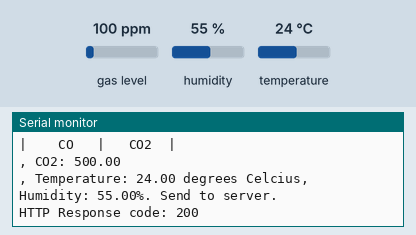
The sketch below on a simulated ESP8266 (NodeMCU). On the bench: the last lines printed to the serial monitor. Inputs (shaded band) come from the test bench; at power-on: gas level 100 ppm, humidity 55 %, temperature 24 °C. WiFi joins after 1.5 s; servers stay silent unless stated; uploads are accepted with an empty reply.

Above: at 2.7 s.
2.8 s: gas level set to 20 ppm
At 2.89 s:
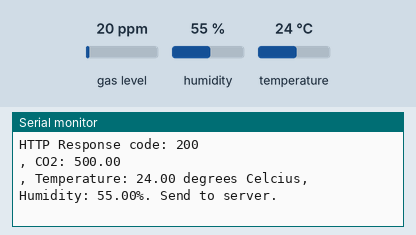
4.5 s: humidity set to 22 %
At 6.0 s:
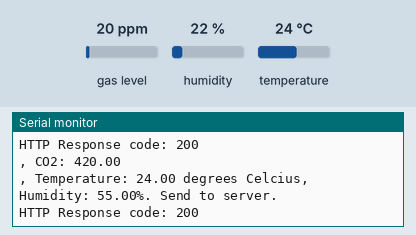
6.2 s: temperature set to 12 °C
At 7.3 s:
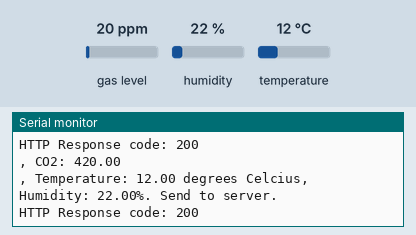
7.9 s: gas level set to 250 ppm
At 9.4 s:
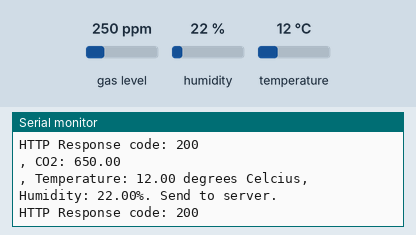
9.6 s: humidity set to 40 %
At 11.9 s:
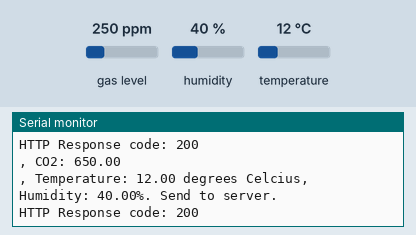
Timing chart, 0 to 12.3 s (numbered marks = the images above; inputs shaded):
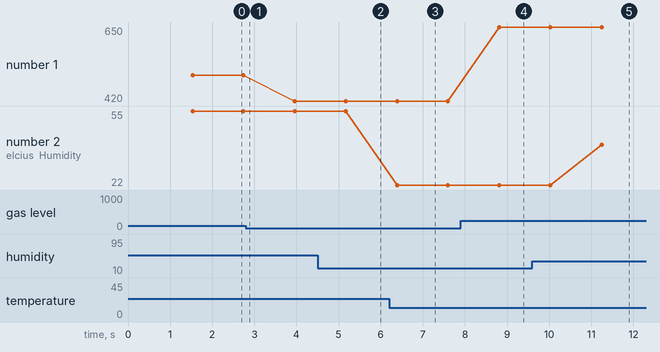

Measured:
- after the input at 6.2 s, the serial monitor: prints a new line after 0.19 s (image 3)
- after the input at 7.9 s, the serial monitor: prints a new line after 0.92 s (image 4)
- after the input at 9.6 s, the serial monitor: prints a new line after 1.6 s (image 5)
- plotted number 1: 500 → 420 after the input at 2.8 s, 420 → 650 after the input at 7.9 s
- plotted number 2: 22 → 40 after the input at 9.6 s

The sketch:

SensorMQ135_DHT11.ino
```cpp
#include <ESP8266WiFi.h>
#include <ESP8266HTTPClient.h>
#include <WiFiClient.h>
#include <MQUnifiedsensor.h>
#include <DHT.h>

const char* ssid = "***"; // Nombre de la red Wifi
const char* password = "***"; // Contraseña de la red Wifi
const char* serverName = "***"; // URL del servidor

unsigned long lastTime = 0;
unsigned long timerDelay = 1000;

#define PLACA "NodeMCU Esp8266"
#define ADC_BIT_RESOLUTION 10
#define VOLTAGE_RESOLUTION 5
#define PIN A0
#define TYPE "MQ-135"
#define RATIO_MQ135_CLEAN_AIR 3.6

#define DHT_PIN 2
#define DHT_TYPE DHT11

DHT dht(DHT_PIN, DHT_TYPE);
MQUnifiedsensor MQ135(PLACA, VOLTAGE_RESOLUTION, ADC_BIT_RESOLUTION, PIN, TYPE);

void setup() {
  Serial.begin(115200);

  WiFi.begin(ssid, password);
  Serial.println("Connecting");
  while (WiFi.status() != WL_CONNECTED) {
    delay(500);
    Serial.print(".");
  }
  Serial.println();
  Serial.print("Connected to WiFi network with IP Address: ");
  Serial.println(WiFi.localIP());

  MQ135.setRegressionMethod(1);
  MQ135.init();

  Serial.print("Calibrando por favor espere.");
  float calcR0 = 0;
  for (int i = 1; i <= 10; i++) {
    MQ135.update();
    calcR0 += MQ135.calibrate(RATIO_MQ135_CLEAN_AIR);
    Serial.print(".");
  }
  MQ135.setR0(calcR0 / 10);
  Serial.println("  Hecho!");

  if (isinf(calcR0) || calcR0 == 0) {
    Serial.println("Error en la calibración, verifique el cableado y el suministro");
    while (true);
  }

  Serial.println("* Lecturas desde MQ-135 ***");
  Serial.println("|    CO   |   CO2  |");
}

void loop() {
  float h = dht.readHumidity();
  float t = dht.readTemperature();
  float CO2 = 0;

  if (!isnan(h) && !isnan(t)) {
    MQ135.update();
    MQ135.setA(110.47);
    MQ135.setB(-2.862);
    CO2 = MQ135.readSensor() + 400;
    if (isnan(CO2)) {
      Serial.println("Error de lectura desde el sensor MQ-135!");
      return;
    }
  } else {
    Serial.println("Error de lectura desde el sensor DHT!");
    return;
  }

  Serial.print(", CO2: ");
  Serial.println(CO2);
  Serial.print(", Temperature: ");
  Serial.print(t);
  Serial.print(" degrees Celcius, Humidity: ");
  Serial.print(h);
  Serial.println("%. Send to server.");

  if ((millis() - lastTime) > timerDelay) {
    if (WiFi.status() == WL_CONNECTED) {
      WiFiClient client;
      HTTPClient http;

      http.begin(client, serverName);
      http.addHeader("Content-Type", "application/json");

      String payload = "{\"temp\":" + String(t) + ",\"hum\":" + String(h) + ",\"co2\":" + String(CO2) + "}";
      int httpResponseCode = http.POST(payload);

      Serial.print("HTTP Response code: ");
      Serial.println(httpResponseCode);

      http.end();
    } else {
      Serial.println("WiFi Disconnected");
    }
    lastTime = millis();
  }
  delay(timerDelay);
}
```
